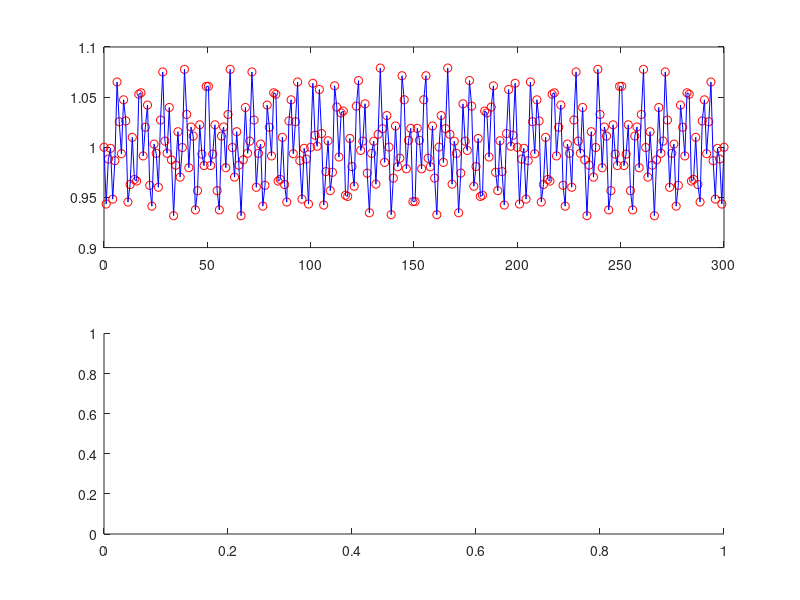

Write the MATLAB code that produced this figure. (Note: this script raises an error after producing the figure.)
clear; clc

hr = 60;
wl = 2*pi*0.095;
wh = 2*pi*0.275;
fs = 10*wl/(2*pi);
%fs = 500;
t = 0:1/fs:300;
al = 2;
ah = 2.5;

S = hr + al*sin(wl*t) + ah*sin(wh*t);
RR = 60./S;
%% Plotaaaaaaaaar

subplot(2,1,1)
plot(t,RR,'or')
hold on
plot(t,RR,'b')

subplot(2,1,2)
plomb(RR,t,0.4)

%%

idx = randperm(size(S,2));
S_dis = S;
S_dis(:,idx(1:0.2*length(S))) = NaN;
S_plot = 60./S_dis;
%t(:,idx(1:0.2*length(S))) = [];
t_plt = 0:1/476.666:300;
ruido_plt = randn(1,length(t_plt))/5+1;
ruido_vc = randn(1,length(S_dis))/5;
ruido = randn(1,length(S_dis))+1;


subplot(2,1,1)
plot(t_plt,ruido_plt, 'b')
hold on
plot(t,S_plot,'or')


S_dis = S_dis + ruido;
RR_dis = 60./S_dis;

[p, f] = plomb(RR_dis,t,0.4);            % Sinal
[p_vc, f_vc] = plomb(ruido_plt,t_plt);          % Ruido

Neff = 0.4*1/(fs);
Psingle = 1 - exp(-p);                   % Sinal
P_vc = 1 - exp(-p_vc);                   % Ruido

FAP = Psingle.^Neff;                     % Sinal
FAP_vc = P_vc.^Neff;                     % Ruido

Pfa1 = quantile(FAP_vc(1:481), 1-0.01);
Pfa10 = quantile(FAP_vc(1:481), 1-0.1);
Pfa50 = quantile(FAP_vc(1:481), 1-0.5);

subplot(2,1,2) 

plot(f,FAP)
%hold on 
yline(Pfa1,'m', 'Pfa = 1')
yline(Pfa10,'y', 'Pfa = 10')
yline(Pfa50,'r', 'Pfa = 50')


%% TIRA DADOS NaN %
RR_PP = RR_dis;
RR_PP(find(isnan(RR_dis) == 1)) = [];
t_PP = t;
t_PP(find(isnan(RR_dis) == 1)) = [];
%%%%%%%%%%%%%%%%%%%

%% Pré processamento 

% Plota Lomb padrão %
subplot(4,1,1)
[p, f] = plomb(RR_dis, t,0.4);
Psingle = 1 - exp(-p);                   % Sinal
FAP = Psingle.^Neff;                     % Sinal
plot(f,FAP)
title('Sem processamento')
%%%%%%%%%%%%%%%%%%%%%%%%%%%

% Processamento EMD %
imf = emd(RR_PP,'MaxNumIMF',8);
RR_RES = mean(imf(:,[1:3]),2);
%RR_RES = mean(imf(:,[6:8]),2);
%%%%%%%%%%%%%%%%%%%%%

% Plota Processamento EMD %
[p, f] = plomb(RR_RES,t_PP,0.4);
Psingle = 1 - exp(-p);                   % Sinal
FAP = Psingle.^Neff;                     % Sinal
subplot(4,1,2)
plot(f,FAP)
title('EMD')
%%%%%%%%%%%%%%%%%%%%%%%%%%%

% Criação de Filtro + Filtragem %
f1 = 0.05;
f2 = 0.4;
n = 3;
[B, A] = butter (n, [f1/(fs/2) f2/(fs/2)]);
%freqz(B,A,1024,fs);
RR_fil = filtfilt(B,A,RR_PP);
%plot(t_PP,RR_fil)
%%%%%%%%%%%%%%%%%%%%%%%%%%%%%%%

% Plota Filtro Butter    %
subplot(4,1,3)
[p, f] = plomb(RR_fil, t_PP,0.4);
Psingle = 1 - exp(-p);                   % Sinal
FAP = Psingle.^Neff;                     % Sinal
plot(f,FAP)
title('Filtro ButterWorth')
%%%%%%%%%%%%%%%%%%%%%%%%%%%

% Plota Filtro Gaussiano %
RR_fil = imgaussfilt(RR_PP,0.6);
subplot(4,1,4)
[p, f] = plomb(RR_fil, t_PP,0.4);
Psingle = 1 - exp(-p);                   % Sinal
FAP = Psingle.^Neff;                     % Sinal
plot(f,FAP)
title('Filtro Gaussiano')
%%%%%%%%%%%%%%%%%%%%%%%%%%%%%%%%%
%%   Monte carlo

hr = 60;
wl = 2*pi*0.095;
wh = 2*pi*0.275;
fs = 10*wl/(2*pi);
%fs = 500;
t_mc = 0:1/fs:530000;
al = 2;
ah = 2.5;

S = hr + 5*randn(1,length(t_mc));
RR_mc = 60./S;

subplot(2,1,1)
plot(t_mc,S)
title('Ruído Gaussiano')

[p_mc, f_mc] = plomb(RR_mc, t_mc, 0.4);
%p_mc = p_mc/max(p_mc);

subplot(2,1,2)
plot(f_mc, p_mc)
title('Ruído no Domínio da Frequência')

%%

alpha = 0.005;
vc_mc = quantile(p_mc,1-alpha)
plot(f_mc, p_mc)
hold on
plot([0,0.4],[vc_mc,vc_mc], 'r-.')
xlim([0 0.4])

%%












